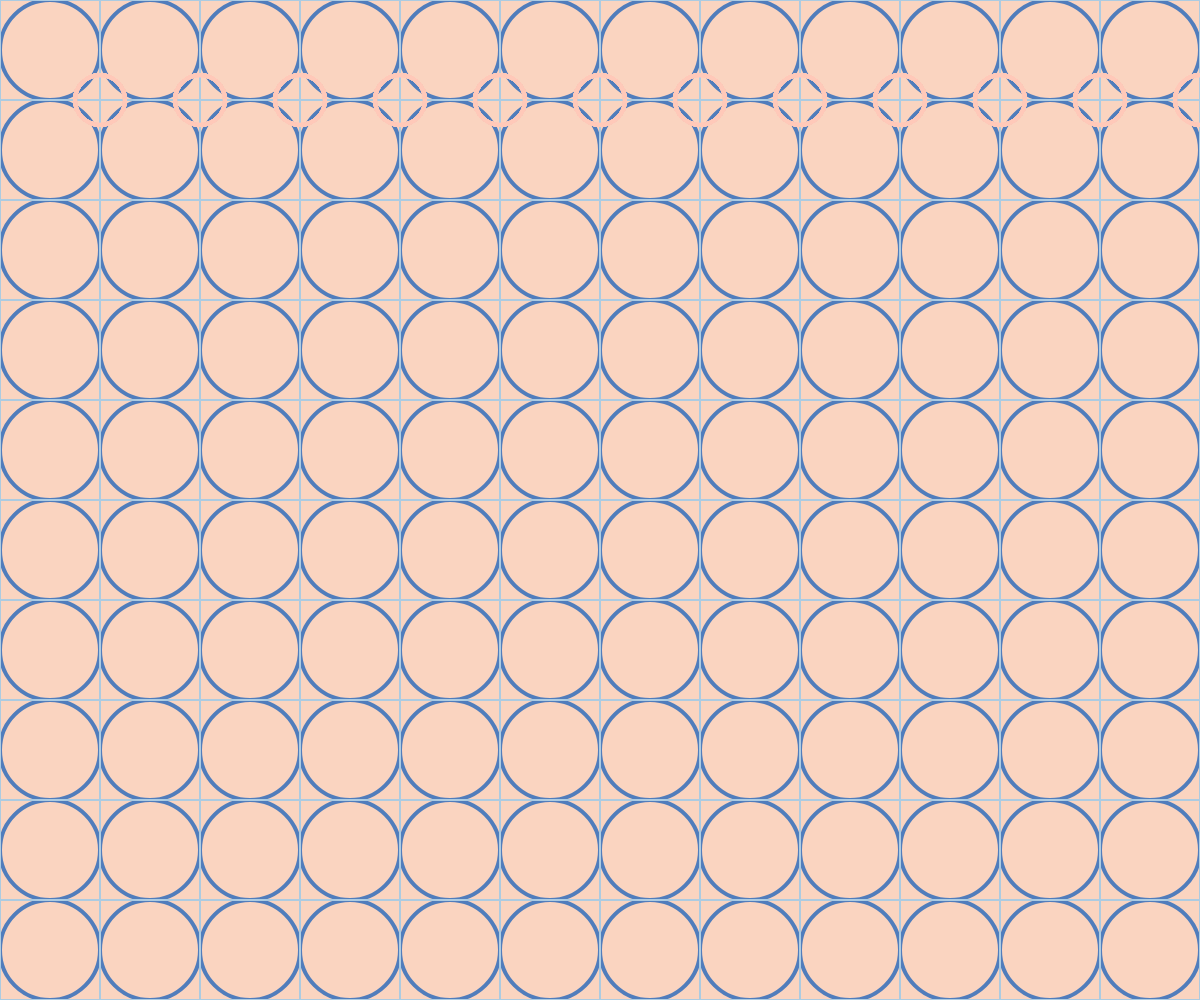
Frame 1 (no input)
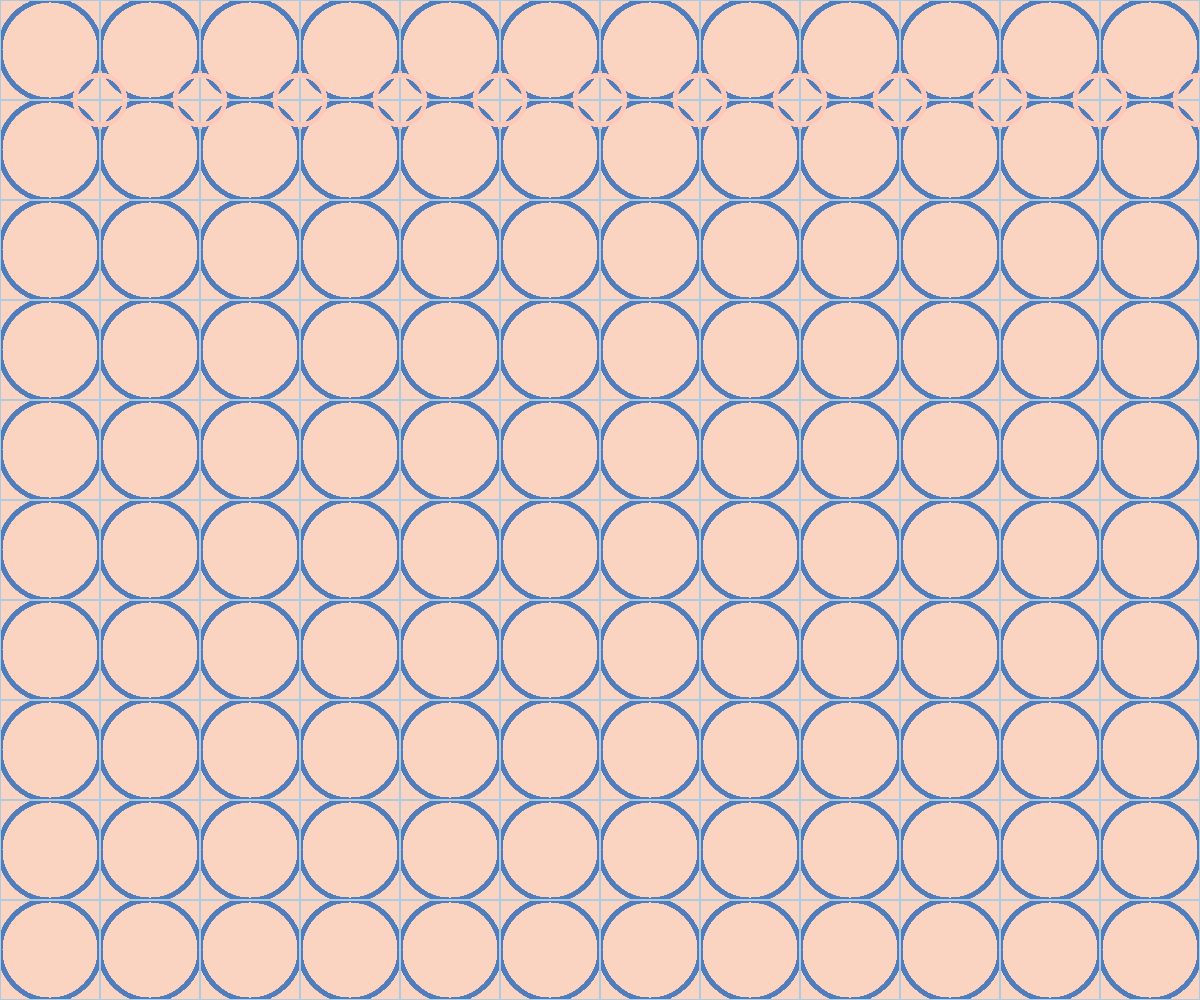
Frame 60 (no input)
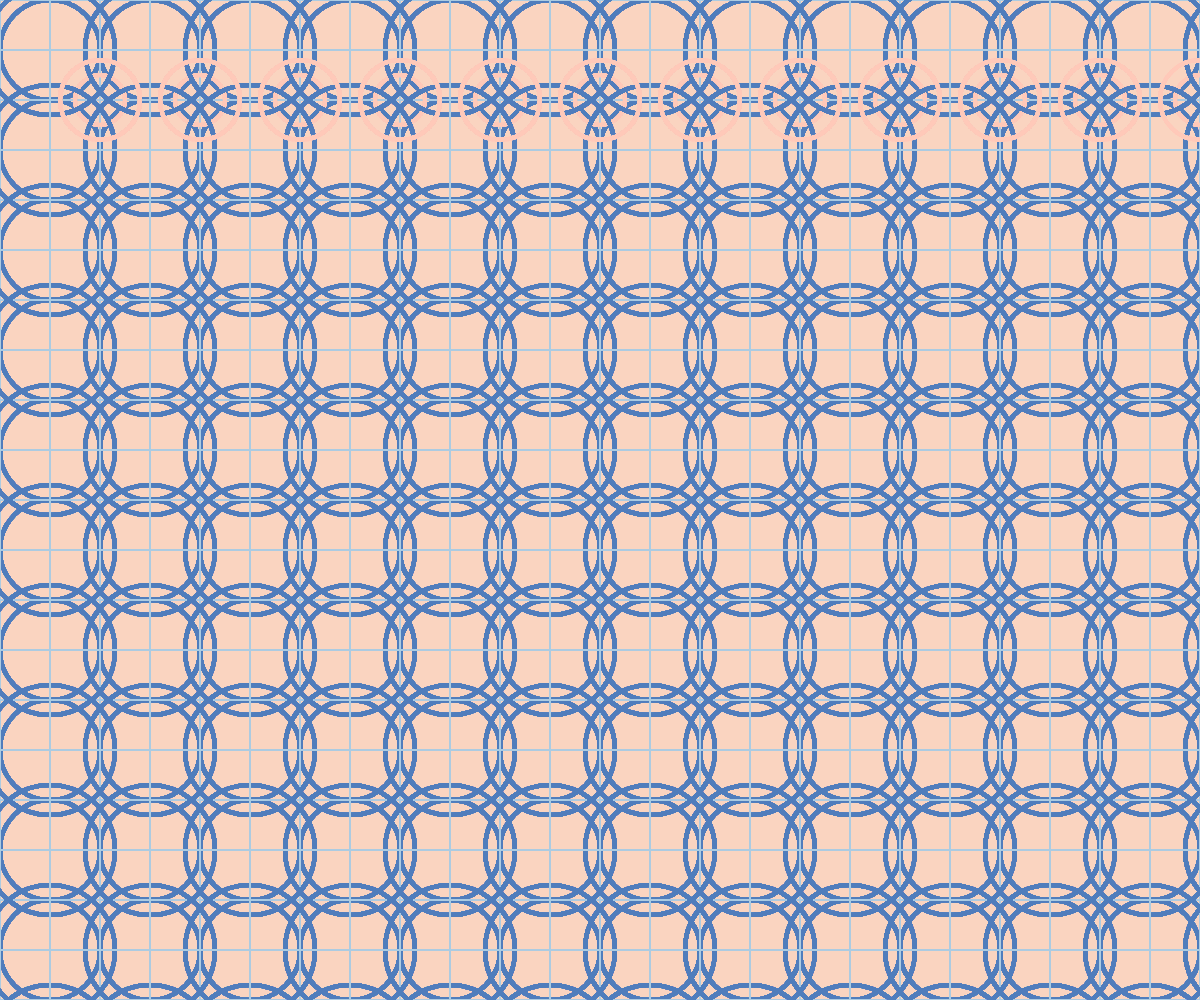
Frame 120 (the mouse pressed at the canvas centre since frame 60)

The p5.js sketch that drew these frames (run headless with seeded random() and noise() and a simulated clock; from frame 60 on, the mouse is pressed at the canvas centre):

// p5.js sketch
// ── sketch.js
function setup() {
  createCanvas(windowWidth, windowHeight);  //宣告一個
  background("#fad4c0");
}
var w=100
var s_w=50
function draw() {
  stroke(255) //線條為白色
  noFill() //不充滿顏色
  rectMode(CENTER) //設定方框的中心點為座標點
  
  for(var y =50;y<=width;y=y+w){  //當x軸的值(x)已經超過視窗寬度(width)
    for(var x=50;x<=width+50;x=x+w){ 
    stroke("#507dbc")
    strokeWeight(4)
    ellipse(x,y,w+mouseX/20)
    stroke("#accbe1")
    strokeWeight(2)
    rect(x,y,w+mouseX/2)
    stroke("#ffc9b9")
    strokeWeight(4)
    ellipse(x+50,100,s_w+mouseX/20)
  }

}
}
